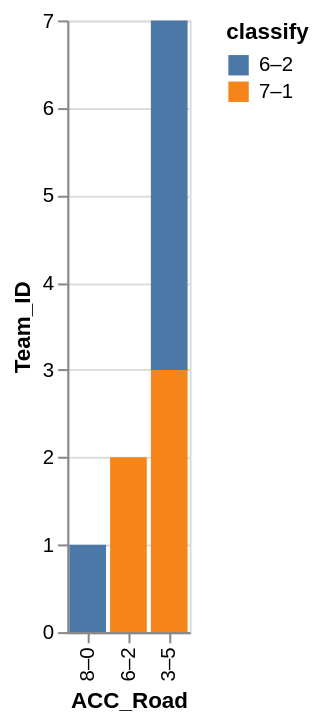

Describe this chart as a Vega-Lite specification.
### Vega-Lite specification from a JSON file in a GitHub repository (floating-point values rounded to 4 significant figures)
{"data": {"values": [{"x_data": "8–0", "y_data": 1, "classify": "6–2"}, {"x_data": "6–2", "y_data": 0, "classify": "6–2"}, {"x_data": "3–5", "y_data": 4, "classify": "6–2"}, {"x_data": "8–0", "y_data": 0, "classify": "7–1"}, {"x_data": "6–2", "y_data": 2, "classify": "7–1"}, {"x_data": "3–5", "y_data": 3, "classify": "7–1"}]}, "mark": "bar", "encoding": {"x": {"field": "x_data", "type": "nominal", "title": "ACC_Road", "sort": {"op": "sum", "field": "y_data", "order": "ascending"}}, "y": {"field": "y_data", "type": "quantitative", "title": "Team_ID"}, "color": {"field": "classify"}}}
